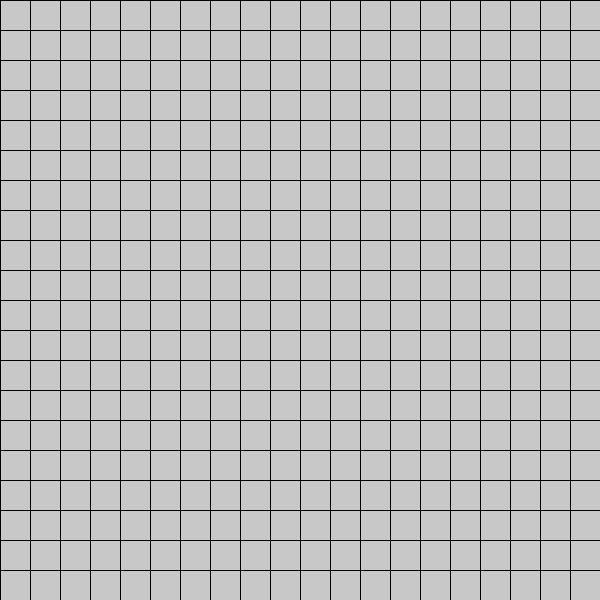
Frame 1 (no input)
Frame 60 (the mouse pressed at the canvas centre just before this capture): identical to frame 1, image omitted
Frame 120 (the mouse held since frame 60 and released just before this capture): identical to frame 1, image omitted

The Processing sketch that drew this single still picture (run headless with seeded random() and noise(); from frame 60 on, the mouse is pressed at the canvas centre):

// Processing sketch: SKetch1_Week1
// ── SKetch1_Week1.pde

boolean[][] squares = new boolean[20][20];
color[][] squareColor = new color[20][20];



int x;
int y;


void setup () {
  //GOALS
  //1.SET EVERY SQUARE TO FLASE
  //2.SET EVERY SQUARECOLOR TO 200
  
  
  size(600, 600);
  x = width/20;
  y = height/20;

  for (int i = 0; i<squares.length; i++) {
    for (int j = 0; j<squares.length; j++) {
      squares[i][j]=false;
      squareColor[i][j] = color(200); 
    }
  }
}




void draw () {
  //GOAL: DRAW THE PRESSED SQUARE WITH THAT RANDOM COLOR
  stroke(0);
  for (int i = 0; i<squares.length; i++) {
    for (int j = 0; j<squares.length; j++) {
      fill(squareColor[i][j]);
      rect (i*x, j*y, x, y);
    }
  }
}



void mousePressed () {
    //GOALS
    //1.TO CHECH IF MY MOUSE IN ON THIS SQUARE (squares[i][j]), THAN I KNOW THIS IS 'THIS' SQUARE
    //2.SET EVERY PRESSED SQUARE TO TRUE
    //3.SET EVERY PRESSED SQUARECOLOR TO A RANDOM COLOR

  for (int i = 0; i<squares.length; i++) {
    for (int j = 0; j<squares.length; j++) {
      if (squares[i][j]==false && mouseX>i*x && mouseX<i*x+x && mouseY>j*y && mouseY<j*y+y) {
        squares[i][j]=true;
          squareColor[i][j] = color(int(random(255)), int(random(255)), int(random(255)));
        print("true");
      }
    }
  }

}
